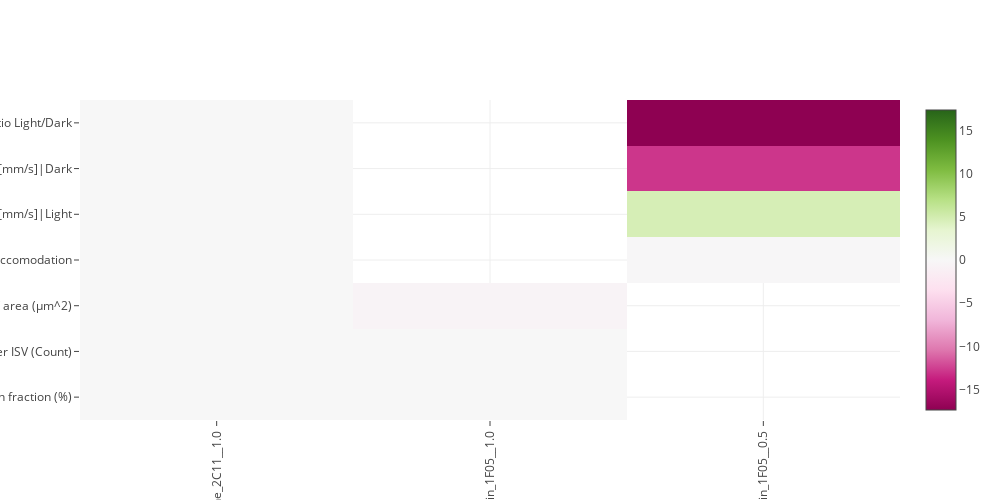

Notebook code cell kept with this figure:
### Code cell
df_ = pd.read_excel("Data/2023-02-19_MorphBehav_Merged_Effectscore.xlsx")
df_["Drug__Concentration (µM)"] = df_["Drug"] +"__"+ df_["Concentration (µM)"].astype(str)
df_ = df_.set_index(["Drug","Concentration (µM)"])

druglist=["(+)-Mefloquine_2C11","Ivermectin_1F05"]


df_ = df_.loc[druglist]



fig = go.Figure(data=go.Heatmap(
                z= df_[df_.columns[2:-1]].T,
                y= df_.columns[2:-1],
                x= df_["Drug__Concentration (µM)"],

                zmid = 0,
                colorscale = 'PiYG'
))

fig.update_xaxes( tickangle = -90)
fig.update_layout(width=1000,height=500)

### Figure 1 — Plotly figure (JSON) as saved in the notebook; plotly's stock layout.template omitted (floating-point values rounded to 4 significant figures)
{"data": [{"colorscale": [[0, "rgb(142,1,82)"], [0.1, "rgb(197,27,125)"], [0.2, "rgb(222,119,174)"], [0.3, "rgb(241,182,218)"], [0.4, "rgb(253,224,239)"], [0.5, "rgb(247,247,247)"], [0.6, "rgb(230,245,208)"], [0.7, "rgb(184,225,134)"], [0.8, "rgb(127,188,65)"], [0.9, "rgb(77,146,33)"], [1, "rgb(39,100,25)"]], "type": "heatmap", "x": ["(+)-Mefloquine_2C11__1.0", "Ivermectin_1F05__1.0", "Ivermectin_1F05__0.5"], "y": ["Ejection fraction (%)", "Number ISV (Count)", "ISV area (µm^2)", "Moving [s]|Accomodation", "Velocity [mm/s]|Light", "Velocity [mm/s]|Dark", "Velocity|Ratio Light/Dark"], "z": [[0.03013, 0.0006209, null], [0, -0.0288, null], [-0.008351, -0.5964, null], [0.005224, null, -0.1553], [-0.06625, null, 4.71], [-0.0004156, null, -12.86], [0.003727, null, -17.35]], "zmid": 0}], "layout": {"height": 500, "width": 1000, "xaxis": {"autorange": true, "range": [-0.5, 2.5], "tickangle": -90, "type": "category"}, "yaxis": {"autorange": true, "range": [-0.5, 6.5], "type": "category"}}}
